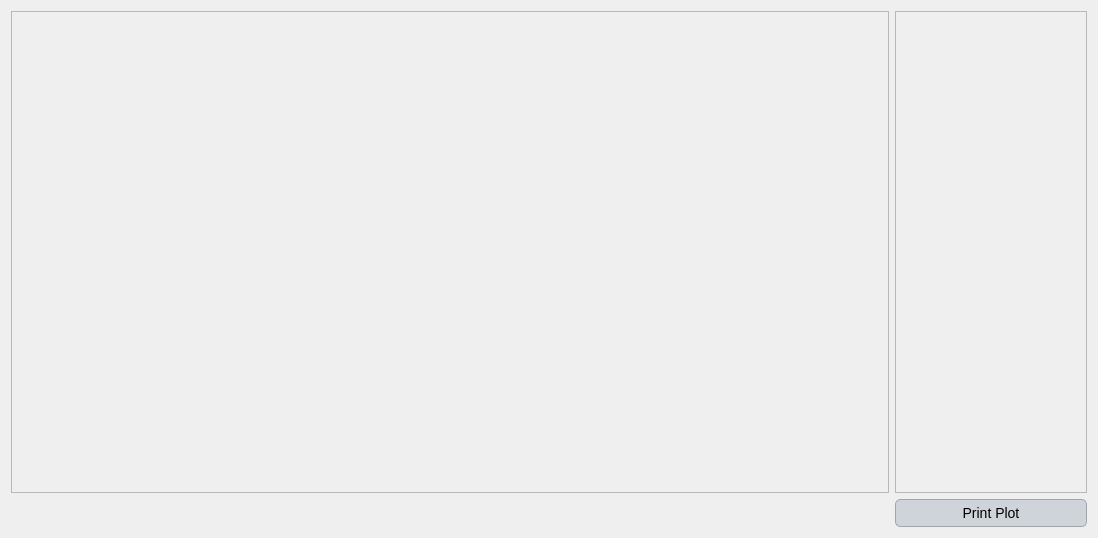
<?xml version="1.0" encoding="UTF-8"?>
<ui version="4.0">
 <class>Dialog</class>
 <widget class="QDialog" name="Dialog">
  <property name="geometry">
   <rect>
    <x>0</x>
    <y>0</y>
    <width>1098</width>
    <height>538</height>
   </rect>
  </property>
  <property name="windowTitle">
   <string>Dialog</string>
  </property>
  <property name="styleSheet">
   <string notr="true">QLabel {
    font-family: 'Georgia'; /* Cambiar la fuente a Georgia */
    font-size: 16px; /* Cambiar el tamaño de la fuente */
    color: #000000; /* Color del texto (blanco) */
}

QLineEdit {
    font-family: 'Georgia'; /* Cambiar la fuente a Georgia */
    font-size: 14px; /* Cambiar el tamaño de la fuente */
    color: #000000; /* Color del texto (blanco) */
    background-color: #f0f0f0; /* Color de fondo del QLineEdit */
    border: 1px solid #000000; /* Borde blanco */
}

QComboBox {
    font-family: 'Georgia'; /* Cambiar la fuente a Georgia */
    font-size: 14px; /* Cambiar el tamaño de la fuente */
    color: #000000; /* Color del texto (blanco) */
    background-color: #cfd4da; /* Fondo oscuro del ComboBox */
}

QRadioButton {
    font-family: 'Georgia'; /* Cambiar la fuente a Georgia */
    font-size: 14px; /* Cambiar el tamaño de la fuente */
    color: #000000; /* Color del texto (blanco) */
}

QCheckBox {
    font-family: 'Georgia'; /* Cambiar la fuente a Georgia */
    font-size: 14px; /* Cambiar el tamaño de la fuente */
    color: #000000; /* Color del texto (blanco) */
}

/* Cambiar la fuente y estilo de los QPushButton */
QPushButton {
    font-family: 'Georgia'; /* Cambiar la fuente */
    font-size: 14px; /* Cambiar el tamaño de la fuente */
    color: #000000; /* Color del texto negro */
    background-color: #cfd4da; /* Fondo gris claro */
    border: 1px solid #a1a6ad; /* Borde gris medio */
    border-radius: 5px; /* Bordes redondeados */
    padding: 5px; /* Espaciado interno */
}

/* Estilo cuando el ratón pasa sobre el botón */
QPushButton:hover {
    color: #000000; /* Mantener el texto negro */
    background-color: #b7bcc3; /* Fondo gris un poco más oscuro al pasar el mouse */
}

/* Estilo cuando el botón está presionado */
QPushButton:pressed {
    background-color: #a6acb3; /* Fondo ligeramente más oscuro al presionar */
    color: #000000; /* Mantener el texto negro cuando se presiona */
}



/* Estilo general para QTableWidget y QTableView */
QTableWidget, QTableView {
    font-family: 'Georgia'; /* Cambiar la fuente a Georgia */
    font-size: 14px; /* Tamaño de la fuente */
    color: #000000; /* Color del texto negro */
    background-color: #e6e9ed; /* Fondo gris claro para la tabla */
    gridline-color: #a1a6ad; /* Color de las líneas de la tabla (gris medio) */
    selection-background-color: #b7bcc3; /* Color de fondo cuando se selecciona una celda (gris suave) */
    selection-color: #000000; /* Color del texto cuando la celda está seleccionada (negro) */
}

/* Estilo para el encabezado horizontal de la tabla */
QHeaderView::section {
    font-family: 'Georgia'; /* Cambiar la fuente a Georgia */
    font-size: 14px; /* Tamaño de la fuente */
    color: #000000; /* Color del texto negro */
    background-color: #cfd4da; /* Fondo gris claro del encabezado */
    border: 1px solid #a1a6ad; /* Borde gris medio entre las secciones */
    padding: 4px; /* Espaciado interno en el encabezado */
}

/* Estilo para las celdas de la tabla al pasar el mouse */
QTableWidget::item:hover, QTableView::item:hover {
    background-color: #b7bcc3; /* Fondo gris suave al pasar el mouse */
    color: #000000; /* Mantener el texto negro */
}

/* Estilo para las celdas cuando están seleccionadas */
QTableWidget::item:selected, QTableView::item:selected {
    background-color: #a6acb3; /* Fondo gris intermedio cuando está seleccionado */
    color: #000000; /* Texto negro cuando está seleccionado */
}

/* Ajustar el tamaño de las celdas */
QTableWidget::item, QTableView::item {
    padding: 4px; /* Espaciado interno de las celdas */
}

/* Estilo para el borde inferior de la tabla */
QTableCornerButton::section {
    background-color: #cfd4da; /* Fondo del botón de esquina */
    border: 1px solid #a1a6ad; /* Borde gris medio del botón de esquina */
}</string>
  </property>
  <layout class="QGridLayout" name="gridLayout">
   <item row="0" column="1">
    <widget class="QFrame" name="frame_2">
     <property name="maximumSize">
      <size>
       <width>192</width>
       <height>16777215</height>
      </size>
     </property>
     <property name="styleSheet">
      <string notr="true">QLabel {
    font-family: 'Georgia'; /* Cambiar la fuente a Georgia */
    font-size: 16px; /* Cambiar el tamaño de la fuente */
    color: #000000; /* Color del texto (blanco) */
}

QLineEdit {
    font-family: 'Georgia'; /* Cambiar la fuente a Georgia */
    font-size: 14px; /* Cambiar el tamaño de la fuente */
    color: #000000; /* Color del texto (blanco) */
    background-color: #f0f0f0; /* Color de fondo del QLineEdit */
    border: 1px solid #000000; /* Borde blanco */
}

QComboBox {
    font-family: 'Georgia'; /* Cambiar la fuente a Georgia */
    font-size: 14px; /* Cambiar el tamaño de la fuente */
    color: #000000; /* Color del texto (blanco) */
    background-color: #cfd4da; /* Fondo oscuro del ComboBox */
}

QRadioButton {
    font-family: 'Georgia'; /* Cambiar la fuente a Georgia */
    font-size: 14px; /* Cambiar el tamaño de la fuente */
    color: #000000; /* Color del texto (blanco) */
}

QCheckBox {
    font-family: 'Georgia'; /* Cambiar la fuente a Georgia */
    font-size: 14px; /* Cambiar el tamaño de la fuente */
    color: #000000; /* Color del texto (blanco) */
}

/* Cambiar la fuente y estilo de los QPushButton */
QPushButton {
    font-family: 'Georgia'; /* Cambiar la fuente */
    font-size: 14px; /* Cambiar el tamaño de la fuente */
    color: #000000; /* Color del texto negro */
    background-color: #cfd4da; /* Fondo gris claro */
    border: 1px solid #a1a6ad; /* Borde gris medio */
    border-radius: 5px; /* Bordes redondeados */
    padding: 5px; /* Espaciado interno */
}

/* Estilo cuando el ratón pasa sobre el botón */
QPushButton:hover {
    color: #000000; /* Mantener el texto negro */
    background-color: #b7bcc3; /* Fondo gris un poco más oscuro al pasar el mouse */
}

/* Estilo cuando el botón está presionado */
QPushButton:pressed {
    background-color: #a6acb3; /* Fondo ligeramente más oscuro al presionar */
    color: #000000; /* Mantener el texto negro cuando se presiona */
}



/* Estilo general para QTableWidget y QTableView */
QTableWidget, QTableView {
    font-family: 'Georgia'; /* Cambiar la fuente a Georgia */
    font-size: 14px; /* Tamaño de la fuente */
    color: #000000; /* Color del texto negro */
    background-color: #e6e9ed; /* Fondo gris claro para la tabla */
    gridline-color: #a1a6ad; /* Color de las líneas de la tabla (gris medio) */
    selection-background-color: #b7bcc3; /* Color de fondo cuando se selecciona una celda (gris suave) */
    selection-color: #000000; /* Color del texto cuando la celda está seleccionada (negro) */
}

/* Estilo para el encabezado horizontal de la tabla */
QHeaderView::section {
    font-family: 'Georgia'; /* Cambiar la fuente a Georgia */
    font-size: 14px; /* Tamaño de la fuente */
    color: #000000; /* Color del texto negro */
    background-color: #cfd4da; /* Fondo gris claro del encabezado */
    border: 1px solid #a1a6ad; /* Borde gris medio entre las secciones */
    padding: 4px; /* Espaciado interno en el encabezado */
}

/* Estilo para las celdas de la tabla al pasar el mouse */
QTableWidget::item:hover, QTableView::item:hover {
    background-color: #b7bcc3; /* Fondo gris suave al pasar el mouse */
    color: #000000; /* Mantener el texto negro */
}

/* Estilo para las celdas cuando están seleccionadas */
QTableWidget::item:selected, QTableView::item:selected {
    background-color: #a6acb3; /* Fondo gris intermedio cuando está seleccionado */
    color: #000000; /* Texto negro cuando está seleccionado */
}

/* Ajustar el tamaño de las celdas */
QTableWidget::item, QTableView::item {
    padding: 4px; /* Espaciado interno de las celdas */
}

/* Estilo para el borde inferior de la tabla */
QTableCornerButton::section {
    background-color: #cfd4da; /* Fondo del botón de esquina */
    border: 1px solid #a1a6ad; /* Borde gris medio del botón de esquina */
}</string>
     </property>
     <property name="frameShape">
      <enum>QFrame::StyledPanel</enum>
     </property>
     <property name="frameShadow">
      <enum>QFrame::Raised</enum>
     </property>
     <layout class="QGridLayout" name="gridLayout_2"/>
    </widget>
   </item>
   <item row="0" column="0">
    <widget class="QFrame" name="frame">
     <property name="minimumSize">
      <size>
       <width>550</width>
       <height>0</height>
      </size>
     </property>
     <property name="frameShape">
      <enum>QFrame::StyledPanel</enum>
     </property>
     <property name="frameShadow">
      <enum>QFrame::Raised</enum>
     </property>
    </widget>
   </item>
   <item row="1" column="1">
    <widget class="QPushButton" name="print_graph">
     <property name="text">
      <string>Print Plot</string>
     </property>
    </widget>
   </item>
  </layout>
 </widget>
 <resources/>
 <connections/>
</ui>
